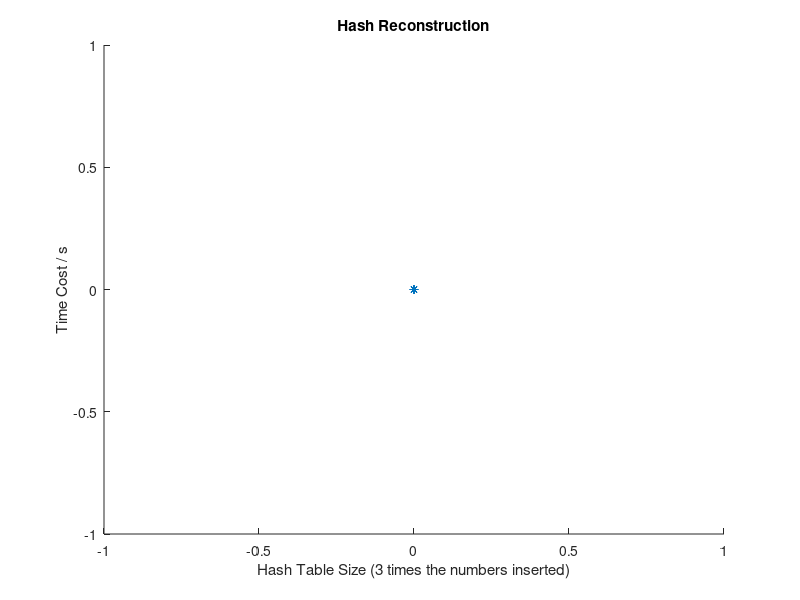

The MATLAB source for this figure:
nRows = 8;
data(:, 5) = zeros(nRows, 1);
for i = 1:nRows
    data(i, 5) = mean(data(i, 2:4));
end
figure(1);
hold on;
title("Hash Reconstruction");
plot(data(:, 1), data(:, 5), '-*');
xlabel("Hash Table Size (3 times the numbers inserted)");
ylabel("Time Cost / s");
